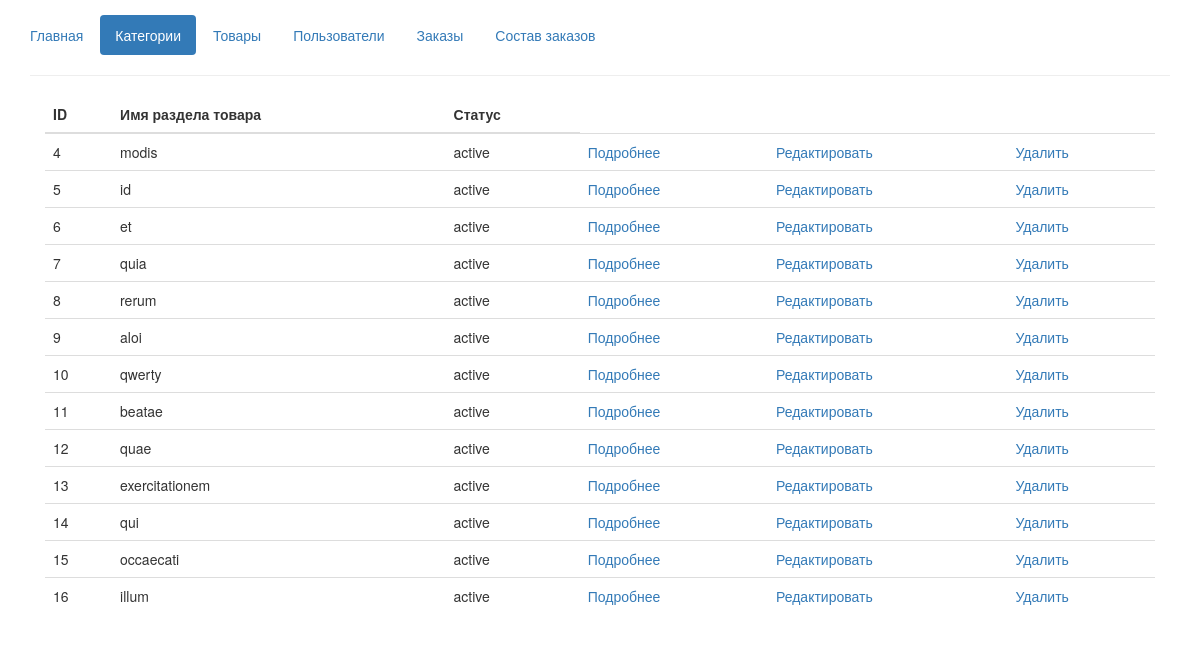
The app's page /category.php with its own data.
### tables this page shows
CREATE TABLE IF NOT EXISTS `category` (
  `id` int(11) NOT NULL AUTO_INCREMENT,
  `title` varchar(255) NOT NULL,
  `status` enum('active','passive') NOT NULL,
  PRIMARY KEY (`id`)
);

### www/category.php (called while the page is built, shortened)
<?php
include('lib/_function.php');
$content['mainmenu'] = mainmenu($mainmenu, 'Категории');
include "lib/_template.php";

### www/lib/_template.php (called while the page is built, shortened)
<?php
if ($action == '')
{
    $sth = $obj->find();
    $access = Array(1, 1, 1);
    $content['content'] .= showTable($table, $sth, $access);
} elseif ($action == 'edit') {
    $content['content'] .= showMessage('info', 'В разработке');
}

### www/lib/_function.php (the view, shortened to what this page needs)
<?php
function showPage($content)
{
    $template = file_get_contents('layout/_index.html');
    foreach ($content as $key => $value) {
        $template = str_replace("{%$key%}", $value, $template);
    }
    echo $template;
}
function mainmenu($mainmenu, $active)
{
    $html = '<ul class="nav nav-pills">';
    foreach ($mainmenu as $key => $value) {
        if ($key == $active) {
            $html .= '<li role="presentation" class="active"><a href="' . $value . '">' . $key . '</a></li>';
        } else {
            $html .= '<li role="presentation"><a href="' . $value . '">' . $key . '</a></li>';
        }
    }
    $html .= '</ul>';
    return $html;
}
function showTable($table, $data, $access = Array(1, 1, 1))
{
    $temp = $GLOBALS['map'][$table];
    $id = 0;
    $html = '<div class="container-fluid"><div class="row"><div class="col-lg-12"><table class="table table-hover"><thead><tr>';
    foreach ($temp as $key => $value) {
        $html .= '<th>' . $value . '</th>';
    }
    $html .= '</tr></thead><tbody>';
    foreach ($data as $key => $value) {
        $html .= '<tr>';
        foreach ($value as $k => $val) {
            $link = explode('_', $k);
            if ($link[0] == 'id' && !empty($link[1])) {
                if ($link[1] == 'catalog') $link[1] = 'category'; else $link[1] .= 's';
                $html .= '<td><a href="' . $link[1] . '.php?action=detail&id=' . $val . '">' . $val . '</a></td>';
            } else {
                $html .= '<td>' . $val . '</td>';
            }
            if ($k == 'id') $id = $val;
        }
        if ($access[0]) $html .= '<td><a href="' . $table . '.php?action=detail&id=' . $id . '">Подробнее</a></td>';
        if ($access[1]) $html .= '<td><a href="' . $table . '.php?action=edit&id=' . $id . '">Редактировать</a></td>';
        if ($access[2]) $html .= '<td><a href="' . $table . '.php?action=delete&id=' . $id . '">Удалить</a></td>';
        $html .= '</tr>';
        $id = 0;
    }
    $html .= '</tbody></table></div></div></div>';
    return $html;
}

### www/css/style.css (style rules this page uses)
html, body { width: 100%; height: 100%; }
body { padding: 15px; }

### records on screen
category: id "4", title "modis", status "active"
category: id "5", title "id", status "active"
category: id "6", title "et", status "active"
category: id "7", title "quia", status "active"
category: id "8", title "rerum", status "active"
category: id "9", title "aloi", status "active"
category: id "10", title "qwerty", status "active"
category: id "11", title "beatae", status "active"
category: id "12", title "quae", status "active"
category: id "13", title "exercitationem", status "active"
category: id "14", title "qui", status "active"
category: id "15", title "occaecati", status "active"
category: id "16", title "illum", status "active"

### other values on screen
$key "Главная"
$key "Категории"
$key "Товары"
$key "Пользователи"
$key "Заказы"
$key "Состав заказов"
$value "ID"
$value "Имя раздела товара"
$value "Статус"
